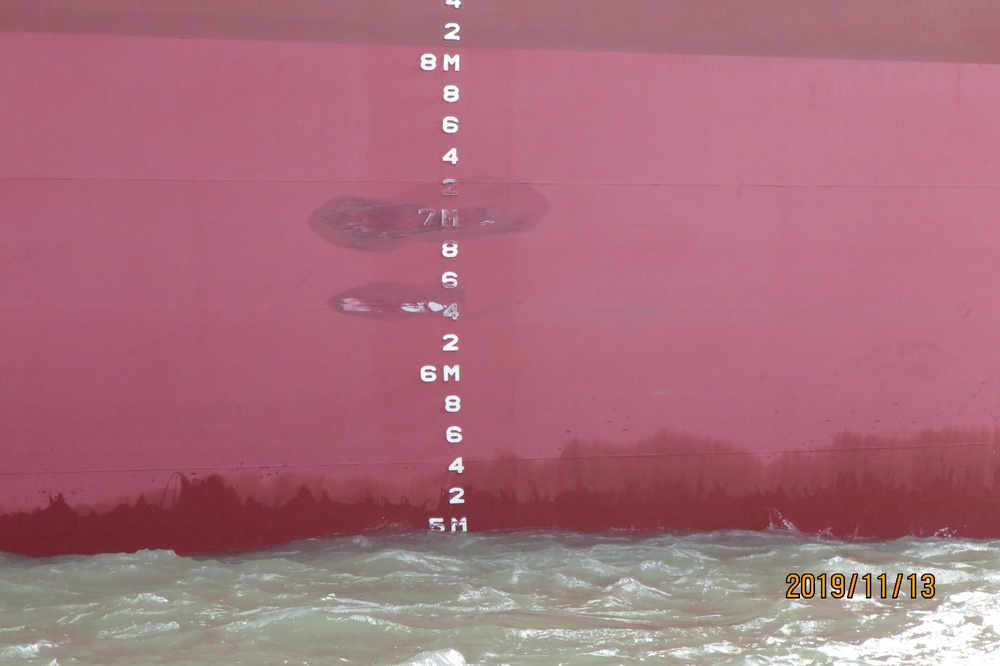
#> input picture match/detection/IMG_1249.JPG, 1000 x 666 px, shrunk from 4000 x 2664 before the run
$ python detect.py
#> lines starting #> are read from the running program, lines starting #| are printed output that depends on the picture
import cv2
import numpy as np
from PIL import Image
img = Image.open('IMG_1249.JPG')
#> img is the input picture: PIL image 1000x666 RGB; mean R, G, B 168.4, 110.1, 123.4
r,g,b = img.split()
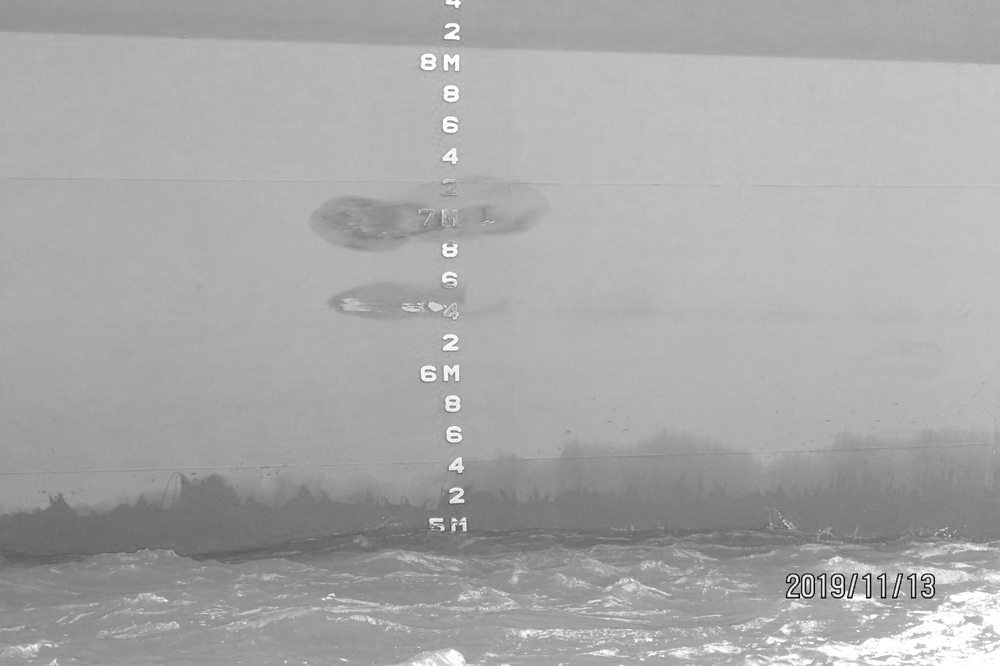
#> r: PIL image 1000x666 L; min 1, max 255, mean 168.4
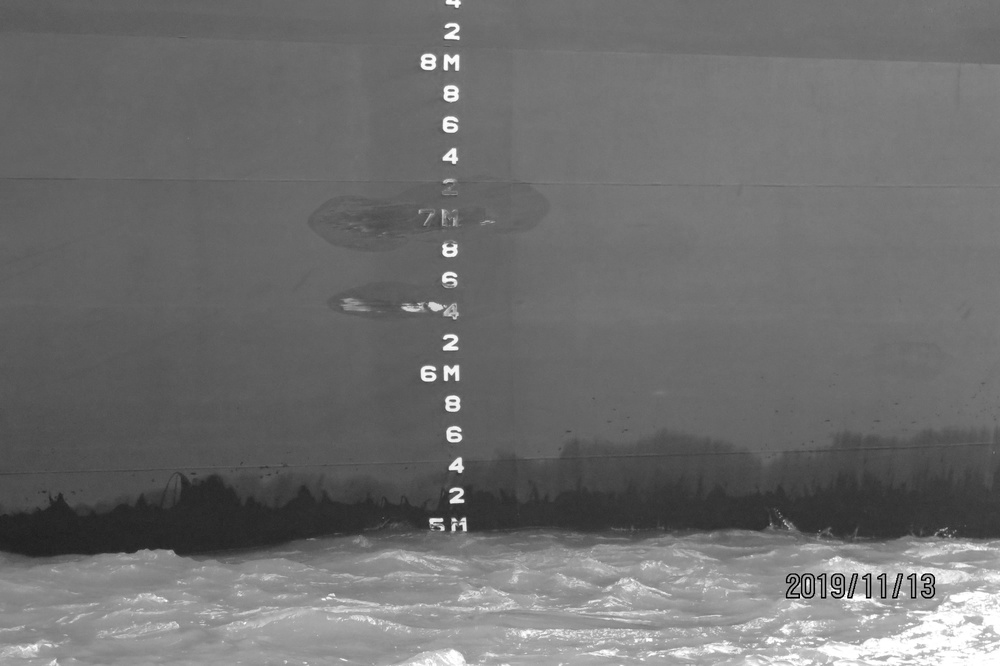
#> g: PIL image 1000x666 L; min 0, max 255, mean 110.1
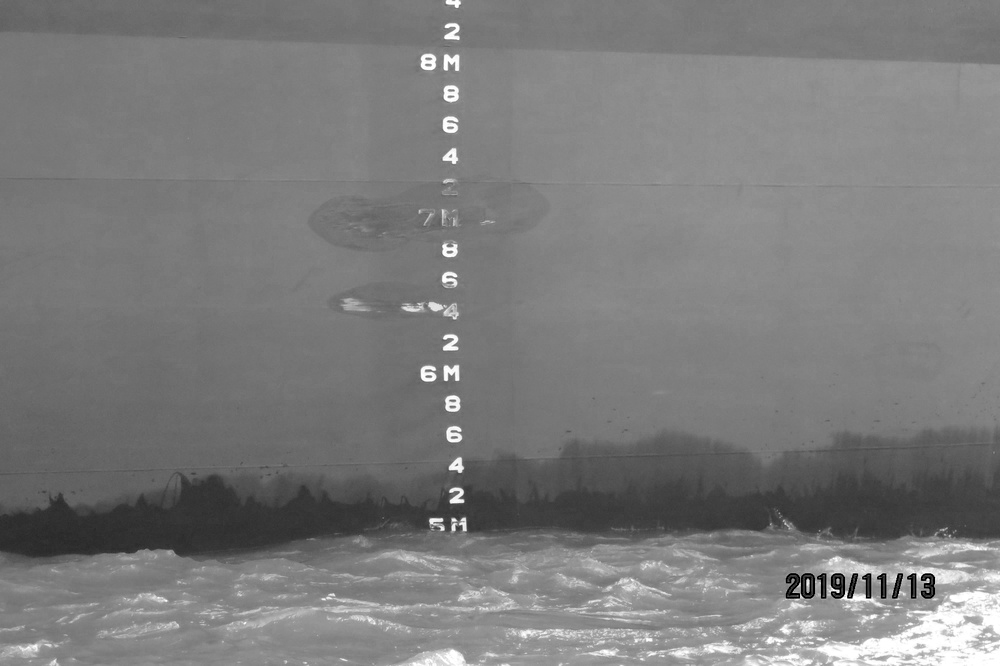
#> b: PIL image 1000x666 L; min 0, max 255, mean 123.4
r = np.array(np.matrix(r))
g = np.array(np.matrix(g))
b = np.array(np.matrix(b))
img2 = img.copy()
r2,g2,b2 = img.split()
r2 = np.array(np.matrix(r))
g2 = np.array(np.matrix(g))
b2 = np.array(np.matrix(b))
(m,n) = img.size
#> m = 1000; n = 666
level = 40
level2 = 55

for i in range(m):
    for j in range(n):
#> (the run stopped early here; a loop or call above may not have finished)
